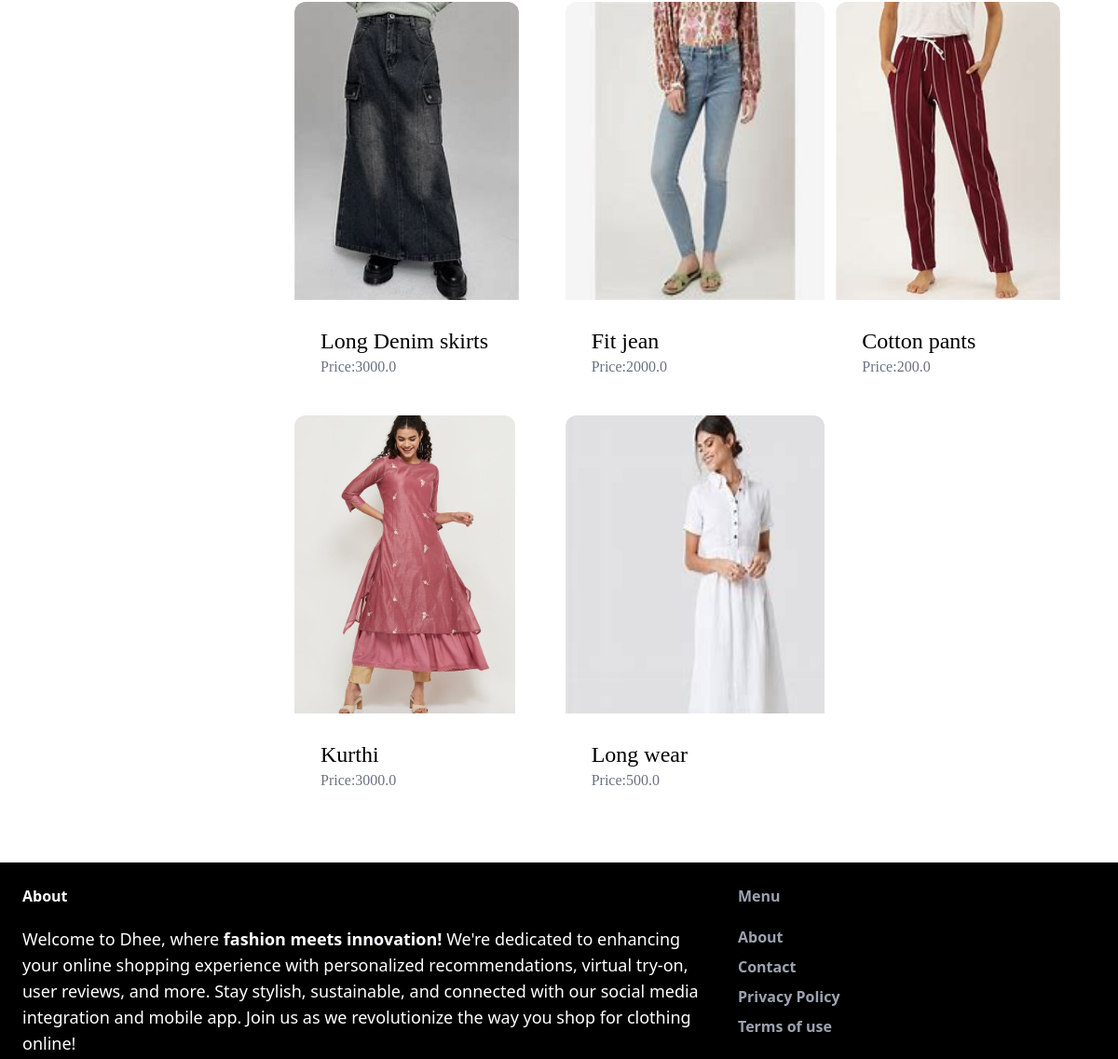
Page /items/ (middle part) on the earlier database version.
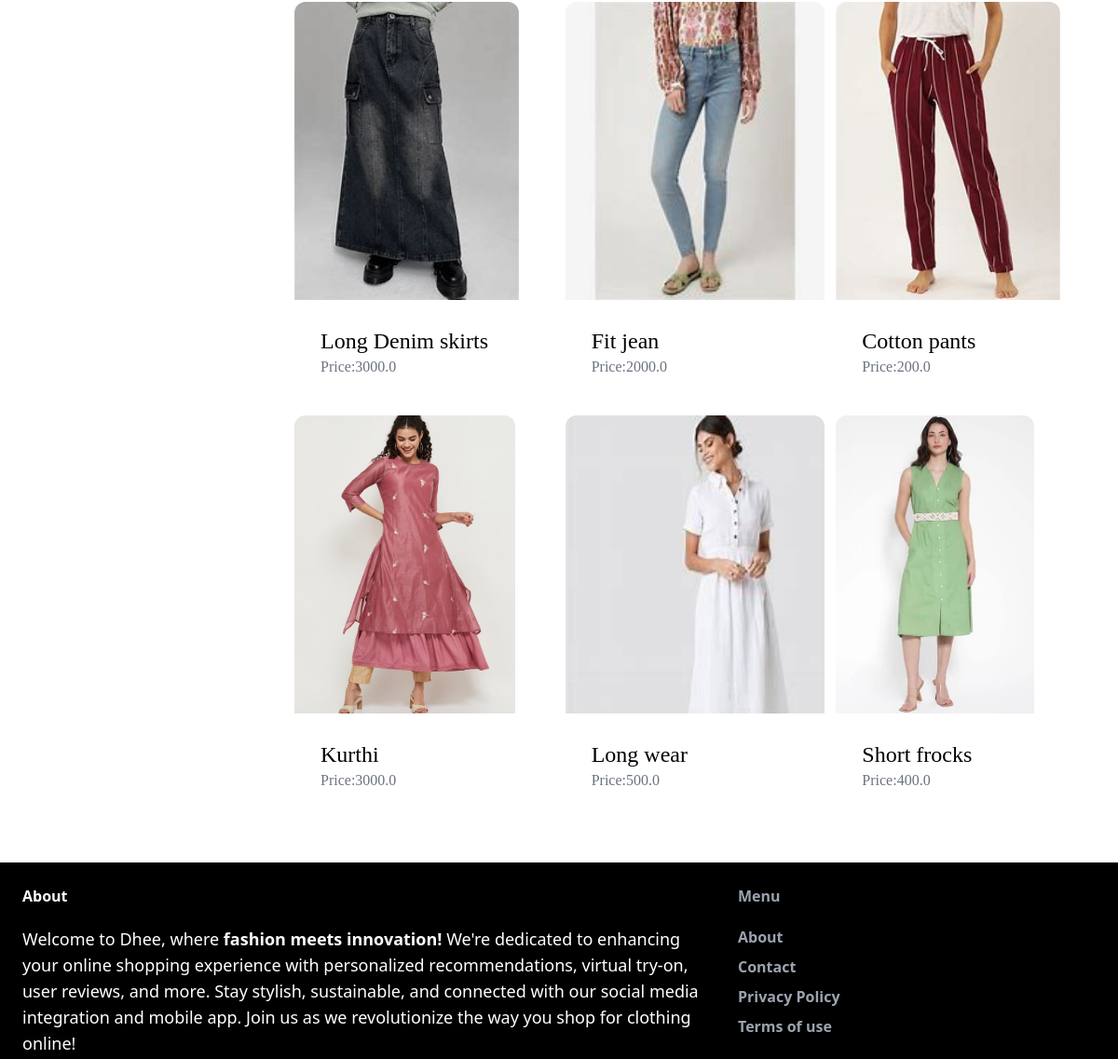
Same page on the later database version.
### item/models.py (models this page shows, shortened)
class Item(models.Model):
    category=models.ForeignKey(Category,related_name='items',on_delete=models.CASCADE)
    name=models.CharField(max_length=255)
    description=models.TextField(blank=True,null=True)
    price=models.FloatField()
    image=models.ImageField(upload_to='item_images',blank=True,null=True)
    is_sold=models.BooleanField(default=False)
    created_by=models.ForeignKey(User,related_name='items',on_delete=models.CASCADE)
    created_at=models.DateTimeField(auto_now_add=True)

### item/views.py (the view)
# urls.py: path('items/',include("item.urls")),
def items(request):
    query=request.GET.get('query','')
    category_id=request.GET.get('category',0)
    categories=Category.objects.all()
    items=Item.objects.filter(is_sold=False)
    if category_id:
        items=items.filter(category_id=category_id)
    if query:
        items=items.filter(Q(name__icontains=query)|Q(description__icontains=query))
    return render(request,'item/items.html',{
        'items':items,
        'query':query,
        'categories':categories,
        'category_id':int(category_id),
    })

### item/templates/item/items.html (shortened to what this page needs)
{% extends 'app/base.html' %}
{% block content %}
<div class="pb-6 grid grid-cols-4 gap-4">
    <div class="col-span-1">
    </div>
    <div class="col-span-3">
        <div class="grid grid-cols-3 gap-3">
            {% for item in items %}
            <div class="items-center">
                <a href="{% url 'item:detail' item.id %}">
                    <div>
                        <img src="{{item.image.url}}"  class="rounded-t-xl object-fill h-80 w-30 img-center">
                    </div>
                    <div class="p-7 bg-white rounded-b-xl">
                        <h2 class="text-2xl font-serif">{{item.name}}</h2>
                        <p class="text-gray-500 font-serif">Price:{{item.price}}</p>
                    </div>
                </a>
            </div>
            {% endfor %}
            </div>
    </div>
</div>
{% endblock %}

Differences in the rows shown:
added Item: image (picture), name "Short frocks", price "400.0"
